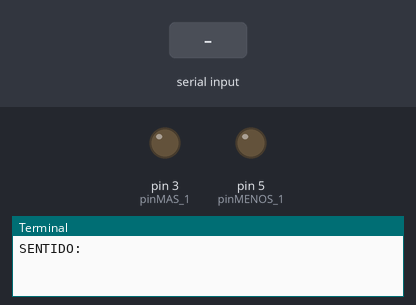
A program run on a simulated Raspberry Pi (header pin numbers). Parts: output pins drawn as LEDs (lit = HIGH), the last lines printed to the terminal. Inputs (shaded band) come from the test bench.

Above: at 1.2 s.
1.3 s: "cw" typed at the terminal, then Enter
At 2.4 s:
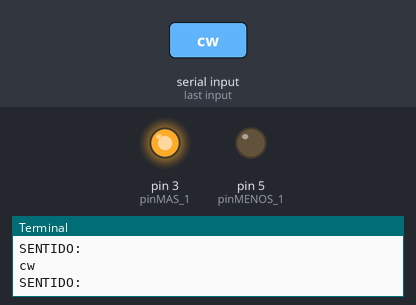
2.8 s: "ccw" typed at the terminal, then Enter
At 3.6 s:
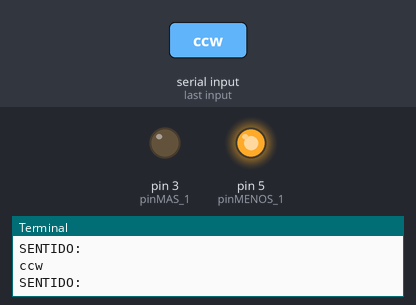
4.3 s: "n" typed at the terminal, then Enter
At 4.7 s:
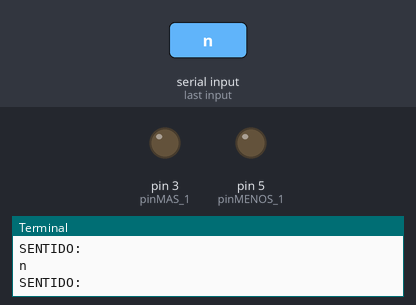
Timing chart, 0 to 7.3 s (numbered marks = the images above; inputs shaded):
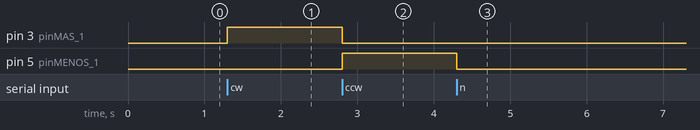

The program:

motor1.py
```python
import RPi.GPIO as GPIO
import time

GPIO.setwarnings(False)
GPIO.setmode(GPIO.BOARD)

#Asignacion Pines


pinMAS_1 = 3
pinMENOS_1 = 5


GPIO.setup(pinMAS_1,GPIO.OUT)
GPIO.setup(pinMENOS_1,GPIO.OUT)


try:
	GPIO.output(pinMAS_1,GPIO.LOW)
	GPIO.output(pinMENOS_1,GPIO.LOW)

	while True:
		sent = str(input("SENTIDO:"))
		if sent == "cw":
			GPIO.output(pinMAS_1,GPIO.HIGH)
			GPIO.output(pinMENOS_1,GPIO.LOW)
		elif sent == "ccw":
			GPIO.output(pinMAS_1,GPIO.LOW)
			GPIO.output(pinMENOS_1,GPIO.HIGH)
		elif sent == "n":
			GPIO.output(pinMAS_1,GPIO.LOW)
			GPIO.output(pinMENOS_1,GPIO.LOW)


except KeyboardInterrupt:
	GPIO.output(pinMAS_1,GPIO.LOW)
	GPIO.output(pinMENOS_1,GPIO.LOW)
	GPIO.cleanup()
```

Measured:
- after the input at 1.3 s, pin 3 (pinMAS_1): LOW → HIGH at once
- after the input at 2.8 s, pin 3 (pinMAS_1): HIGH → LOW at once; pin 5 (pinMENOS_1): LOW → HIGH at once
- after the input at 4.3 s, pin 5 (pinMENOS_1): HIGH → LOW at once
